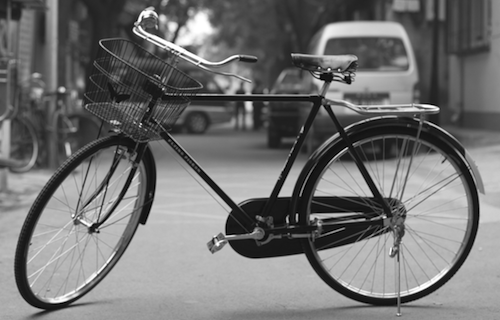
#> input picture images/bicycle.png, 500 x 320 px
$ python CV2.py
#> lines starting #> are read from the running program, lines starting #| are printed output that depends on the picture; after the words box and inside, x2 and y2 are one past the last pixel; in counts of white or black regions, pixels touching at a corner belong together
import numpy as np
import cv2 as cv
import sys

img1 = cv.imread("images/bicycle.png")
#> img1 is the input picture: shape (320, 500, 3); min 0, max 255, mean 114.2
img2 = cv.imread("images/fruit.png")
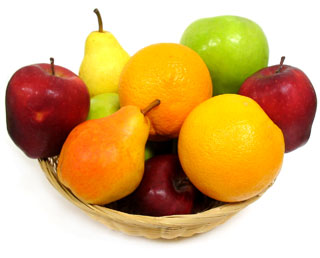
#> input picture images/fruit.png, 320 x 258 px
#> img2 is the input picture: shape (258, 320, 3); mean B, G, R 119.7, 178.6, 216.9

rows, cols, channels = img2.shape
#> rows = 258; cols = 320; channels = 3
roi = img1[0:rows, 0:cols]
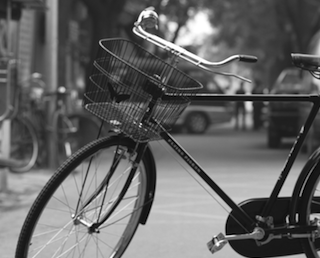
#> roi: shape (258, 320, 3); min 0, max 255, mean 100

# cv.imshow("roi" , roi)

img2gray = cv.cvtColor(img2, cv.COLOR_BGR2GRAY)
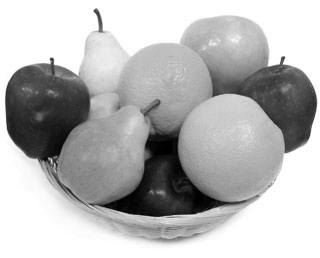
#> img2gray: shape (258, 320); min 0, max 255, mean 183.3
# cv.imshow("img2gray" , img2gray)

ret, mask = cv.threshold(img2gray, 240, 255, cv.THRESH_BINARY)
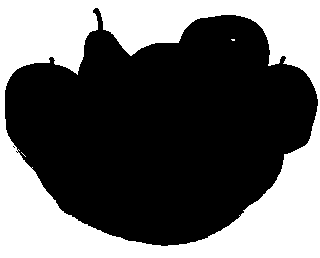
#> mask: shape (258, 320); 39% white; 3 white regions (2 under 20 px), largest, box (x1, y1, x2, y2) and area: (0, 0, 320, 258) 32187
# cv.imshow("mask", mask)
# print(ret)

mask_inv = cv.bitwise_not(mask)
# cv.imshow("mask inverse", mask_inv)

img1_bg = cv.bitwise_and(roi, roi, mask=mask)
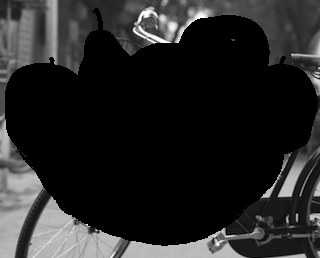
#> img1_bg: shape (258, 320, 3); min 0, max 255, mean 37.7
img2_fg = cv.bitwise_and(img2, img2, mask=mask_inv)
# cv.imshow("img1_bg", img2_fg)

dst = cv.add(img1_bg, img2_fg)
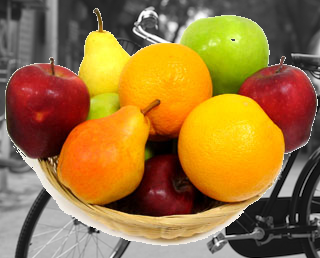
#> dst: shape (258, 320, 3); mean B, G, R 58.5, 117.2, 155.4
img1[0:rows, 0:cols] = dst
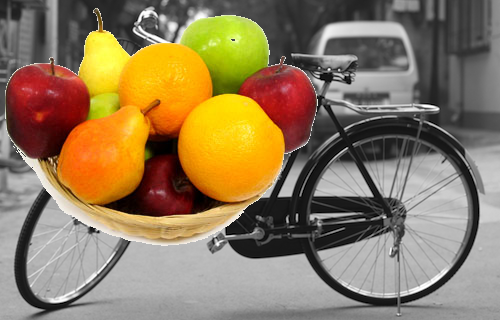
#> img1: shape (320, 500, 3); mean B, G, R 92.8, 123, 142.7
cv.imshow("final result", img1)
cv.waitKey(0)
cv.destroyAllWindows()
